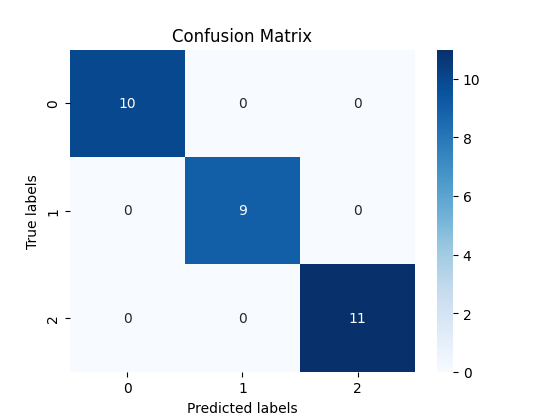

Recreate this plot in Python.
from sklearn.model_selection import train_test_split
from sklearn.naive_bayes import GaussianNB
from sklearn.metrics import accuracy_score, confusion_matrix, classification_report
import pandas as pd
import matplotlib.pyplot as plt
import seaborn as sns

# Set the file path to the dataset on your laptop
dataset_path = "E:\SRM\Machine_Learning\Lab\Lab-8\iris.csv"  # Replace this with the actual file path

# Load the dataset from CSV
df = pd.read_csv(dataset_path)

# Split features and target
X = df.drop('Species', axis=1)  # Replace 'target_column' with the actual name of your target column
y = df['Species']

# Split the dataset into train and test sets
X_train, X_test, y_train, y_test = train_test_split(X, y, test_size=0.2, random_state=42)

# Train a Naïve Bayes classifier
clf = GaussianNB()
clf.fit(X_train, y_train)

# Test the model
y_pred = clf.predict(X_test)

# Calculate accuracy
accuracy = accuracy_score(y_test, y_pred)
print("Accuracy:", accuracy)

# Calculate confusion matrix
conf_matrix = confusion_matrix(y_test, y_pred)
print("\nConfusion Matrix:")
print(conf_matrix)

# Plot confusion matrix
plt.figure(figsize=(8, 6))
sns.heatmap(conf_matrix, annot=True, cmap='Blues', fmt='g')
plt.xlabel('Predicted labels')
plt.ylabel('True labels')
plt.title('Confusion Matrix')
plt.show()

# Compute other classification measures
print("\nClassification Report:")
print(classification_report(y_test, y_pred))
